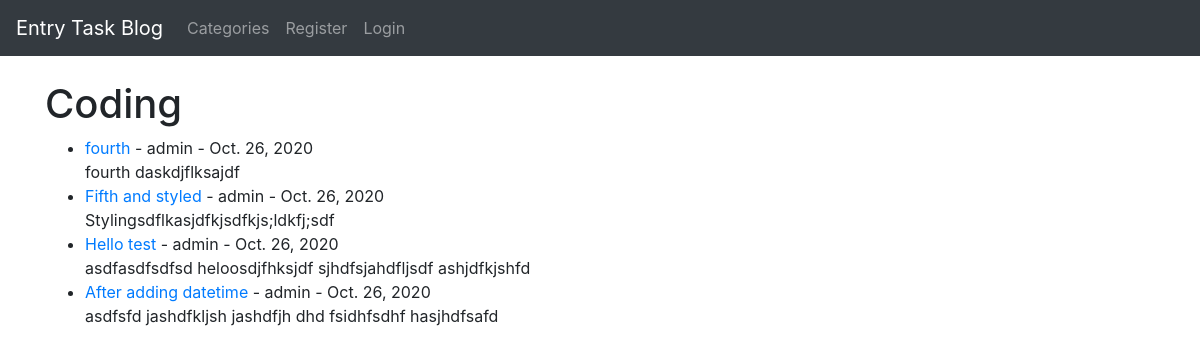
The app's page /category/coding/, older data.
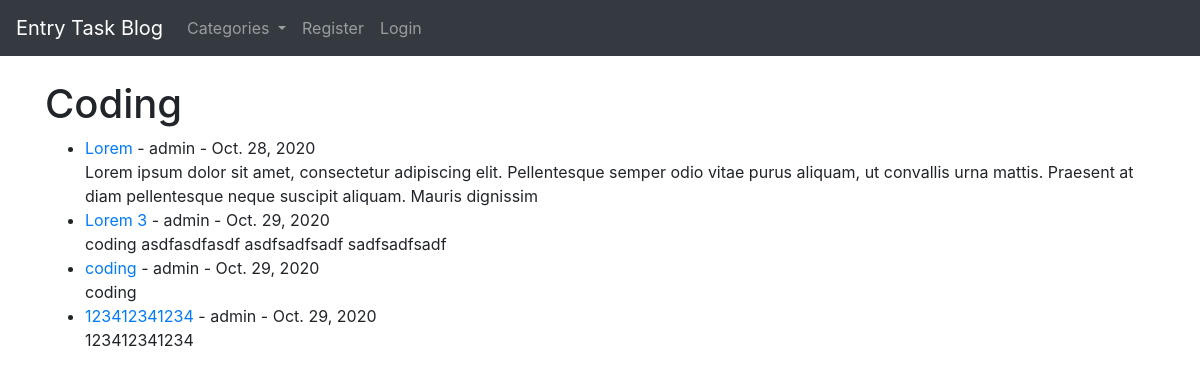
The same page, newer data.
### blog/models.py (models this page shows, shortened)
class Post(models.Model):
    title = models.CharField(max_length=255)
    title_tag = models.CharField(max_length=255)
    author = models.ForeignKey(User, on_delete=models.CASCADE)
    body = models.TextField()
    date_posted = models.DateField(auto_now_add=True)
    category = models.CharField(max_length=255, default='coding')

### blog/views.py (the view)
# urls.py: path('category/<str:cats>/', CategoryView, name='category'),
def CategoryView(request, cats):
    categories_menu = Category.objects.all()
    category_posts = Post.objects.filter(category=cats.replace('-', ' '))
    return render(request, 'category.html', {'cats':cats.title().replace('-', ' '), 'category_posts':category_posts, 'categories_menu': categories_menu})

### blog/models.py (called while the page is built)
    def __str__(self):
        return str(self.name)

### blog/templates/category.html (shortened to what this page needs)
{% extends 'base.html' %}
{% block content %}
<h1> {{ cats }}</h1>
{% if category_posts %}
   <ul>
        {% for post in category_posts %}
            <li>
                <a href="{% url 'postdetailed' post.pk %}">{{ post.title }}</a> - {{ post.author }} - {{ post.date_posted }}
                <br>
                {{ post.body|slice:":200" }}
            </li>
        {% endfor %}
    </ul>
{% else %}
    <h5>Sorry, no posts with category {{ cats }} exist...</h5>
{% endif %}
{% endblock %}

### blog/templates/base.html (shortened to what this page needs)
<!doctype html>
<html lang="en">
  <head>
    <link rel="stylesheet" href="https://cdn.jsdelivr.net/npm/bootstrap@4.5.3/dist/css/bootstrap.min.css">
  </head>
  <body>
    <nav class="navbar navbar-expand-lg navbar-dark bg-dark">
        <a class="navbar-brand" href="{% url 'home' %}">Entry Task Blog</a>
        <div class="collapse navbar-collapse" id="navbarSupportedContent">
          <ul class="navbar-nav mr-auto">
            {% if categories_menu %}
              <li class="nav-item dropdown">
                <a class="nav-link dropdown-toggle" href="#" id="navbarDropdown" role="button" data-toggle="dropdown" aria-haspopup="true" aria-expanded="false">
                  Categories
                </a>
              </li>
            {% else %}
              <li class="nav-item">
                <a class="nav-link" href="{% url 'category-list' %}">Categories</a>
              </li>
            {% endif %}
            {% if user.is_authenticated %}
              <li class="nav-item">
                <a class="nav-link" href="{% url 'addpost' %}">Add Post</a>
              </li>
              <li class="nav-item">
                <a class="nav-link" href="{% url 'addcategory' %}">Add Category</a>
              </li>
              <li class="nav-item">
                <a class="nav-link" href="{% url 'logout' %}">Logout</a>
              </li>
            {% else %}
              <li class="nav-item">
                <a class="nav-link" href="{% url 'register' %}">Register</a>
              </li>
              <li class="nav-item">
                <a class="nav-link" href="{% url 'login' %}">Login</a>
              </li>
            {% endif %}
          </ul>
        </div>
      </nav>
    <br>
    <div class="container">
        {% block content %}
        {% endblock %}
    </div>
  </body>
</html>

Row changes from the older to the newer data that the page shows:
removed Post: title "fourth", author "admin", date_posted "Oct. 26, 2020", body "fourth daskdjflksajdf"
removed Post: title "Fifth and styled", author "admin", date_posted "Oct. 26, 2020", body "Stylingsdflkasjdfkjsdfkjs;ldkfj;sdf"
removed Post: title "Hello test", author "admin", date_posted "Oct. 26, 2020", body "asdfasdfsdfsd heloosdjfhksjdf sjhdfsjahdfljsdf ashjdfkjshfd"
removed Post: title "After adding datetime", author "admin", date_posted "Oct. 26, 2020", body "asdfsfd jashdfkljsh jashdfjh dhd fsidhfsdhf hasjhdfsafd"
added Post: title "Lorem", author "admin", date_posted "Oct. 28, 2020", body "Lorem ipsum dolor sit amet, consectetur adipiscing elit. Pellentesque semper odio vitae purus aliquam, ut convallis urna mattis. Praesent at diam pellentesque neque suscipit aliquam. Mauris dignissim"
added Post: title "Lorem 3", author "admin", date_posted "Oct. 29, 2020", body "coding asdfasdfasdf asdfsadfsadf sadfsadfsadf"
added Post: title "coding", author "admin", date_posted "Oct. 29, 2020", body "coding"
added Post: title "123412341234", author "admin", date_posted "Oct. 29, 2020", body "123412341234"
